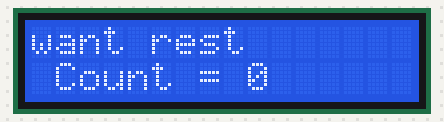
The sketch below on a simulated Arduino Uno, built with avr-gcc and run on an emulated ATmega328P. Parts: 16×2 character LCD.

Above: at 0.1 s.
At 4.7 s:
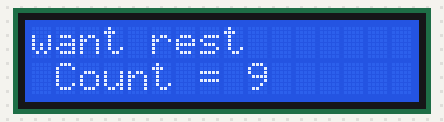
At 9.7 s:
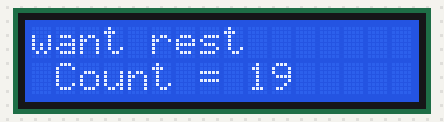
At 19.7 s:
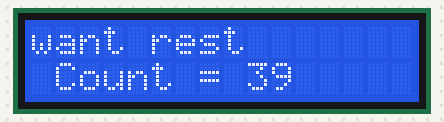
At 29.3 s:
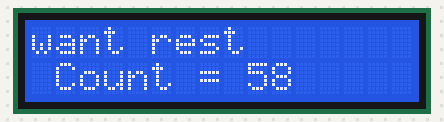
At 39.3 s:
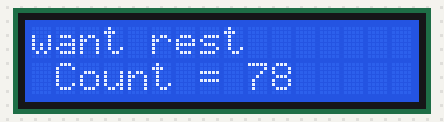

The sketch:

A9-2.ino
```cpp
#include <LiquidCrystal_I2C.h>

LiquidCrystal_I2C lcd (0x27,16,2);
long Count = 0;

void setup() {
  // put your setup code here, to run once:
  lcd.init();
  lcd.backlight();
  lcd.setCursor(0, 0);
  lcd.print("want rest");
  lcd.setCursor(0, 1);
  lcd.print(" Count = ");
  Serial.begin(9600);

}

void loop() {
  // put your main code here, to run repeatedly:
  lcd.setCursor(9,1);
  lcd.print(Count);

  delay(500);
  if (++Count>999999) Count = 0;
}
```

Measured:
- what the display in image 1 shows lasts 0.5 s, from 4.6 s to 5.1 s
